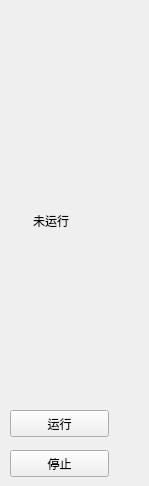
    <widget class="QWidget" name="widget_18" native="true">
     <widget class="QPushButton" name="run_push_button">
      <property name="enabled">
       <bool>true</bool>
      </property>
      <property name="geometry">
       <rect>
        <x>10</x>
        <y>410</y>
        <width>99</width>
        <height>27</height>
       </rect>
      </property>
      <property name="text">
       <string>运行</string>
      </property>
      <property name="checkable">
       <bool>false</bool>
      </property>
      <property name="default">
       <bool>false</bool>
      </property>
     </widget>
     <widget class="QWidget" name="icon_widget" native="true">
      <property name="geometry">
       <rect>
        <x>0</x>
        <y>20</y>
        <width>101</width>
        <height>101</height>
       </rect>
      </property>
      <property name="styleSheet">
       <string notr="true">border-image: url(:/Resources/images/seu.png);</string>
      </property>
     </widget>
     <widget class="QPushButton" name="stop_push_button">
      <property name="enabled">
       <bool>true</bool>
      </property>
      <property name="geometry">
       <rect>
        <x>10</x>
        <y>450</y>
        <width>99</width>
        <height>27</height>
       </rect>
      </property>
      <property name="text">
       <string>停止</string>
      </property>
      <property name="checkable">
       <bool>false</bool>
      </property>
      <property name="default">
       <bool>false</bool>
      </property>
     </widget>
     <widget class="QWidget" name="status_widget" native="true">
      <property name="geometry">
       <rect>
        <x>0</x>
        <y>200</y>
        <width>115</width>
        <height>42</height>
       </rect>
      </property>
      <layout class="QHBoxLayout" name="horizontalLayout_21" stretch="1,3">
       <item>
        <widget class="QLabel" name="status_icon_label">
         <property name="text">
          <string/>
         </property>
         <property name="pixmap">
          <pixmap resource="images.qrc">:/Resources/images/unavailable.svg</pixmap>
         </property>
        </widget>
       </item>
       <item>
        <widget class="QLabel" name="status_text_label">
         <property name="text">
          <string>未运行</string>
         </property>
        </widget>
       </item>
      </layout>
     </widget>
     <widget class="QWidget" name="widget_13" native="true">
      <property name="geometry">
       <rect>
        <x>20</x>
        <y>250</y>
        <width>120</width>
        <height>80</height>
       </rect>
      </property>
     </widget>
    </widget>
